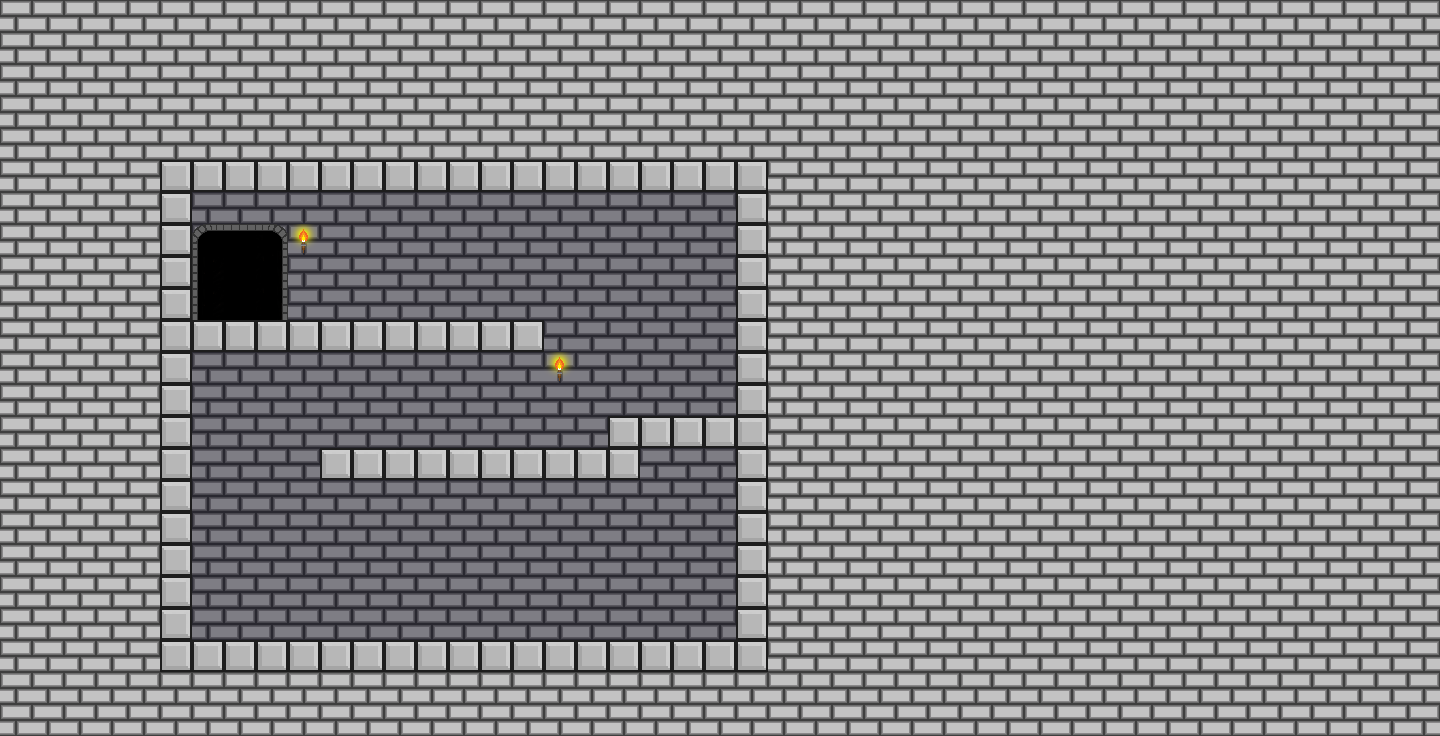

A level layout from a 2D game, rendered from its tile map. Below: a short description, then the map file with tile-grid data replaced by summaries:
An orthogonal 45x23 tile map with 32x32 px tiles, 5 tile layers (background, background lighting, ground, noncollidable, ...) and 4 objects (2x skeleton, player, end).

<map version="1.0" orientation="orthogonal" width="45" height="23" tilewidth="32" tileheight="32">
 <tileset firstgid="1" name="KS Tiles" tilewidth="32" tileheight="32" spacing="2" margin="1">
  <image source="../art/tiles/tileset/tileset1.png" width="272" height="238" />
 </tileset>
 <layer name="background" width="45" height="23">
  <data>[1035 cells, 1035 non-empty, 1 distinct tile ids]</data>
 </layer>
 <layer name="background lighting" width="45" height="23">
  <data>[1035 cells, 304 non-empty, 1 distinct tile ids]</data>
 </layer>
 <layer name="ground" width="45" height="23">
  <data>[1035 cells, 91 non-empty, 1 distinct tile ids]</data>
 </layer>
 <layer name="noncollidable" width="45" height="23">
  <data>[1035 cells, 427 non-empty, 8 distinct tile ids]</data>
 </layer>
 <objectgroup name="spawns" width="45" height="23">
  <object name="player" type="player" gid="1" x="632" y="597" />
  <object name="end" type="end" gid="2" x="224" y="292" />
  <object name="skeleton" type="skeleton" gid="3" x="357" y="600" />
  <object name="skeleton" type="skeleton" gid="3" x="320" y="287" />
 </objectgroup>
 <layer name="spikes" width="45" height="23">
  <data>[1035 cells, 0 non-empty, 0 distinct tile ids]</data>
 </layer>
</map>